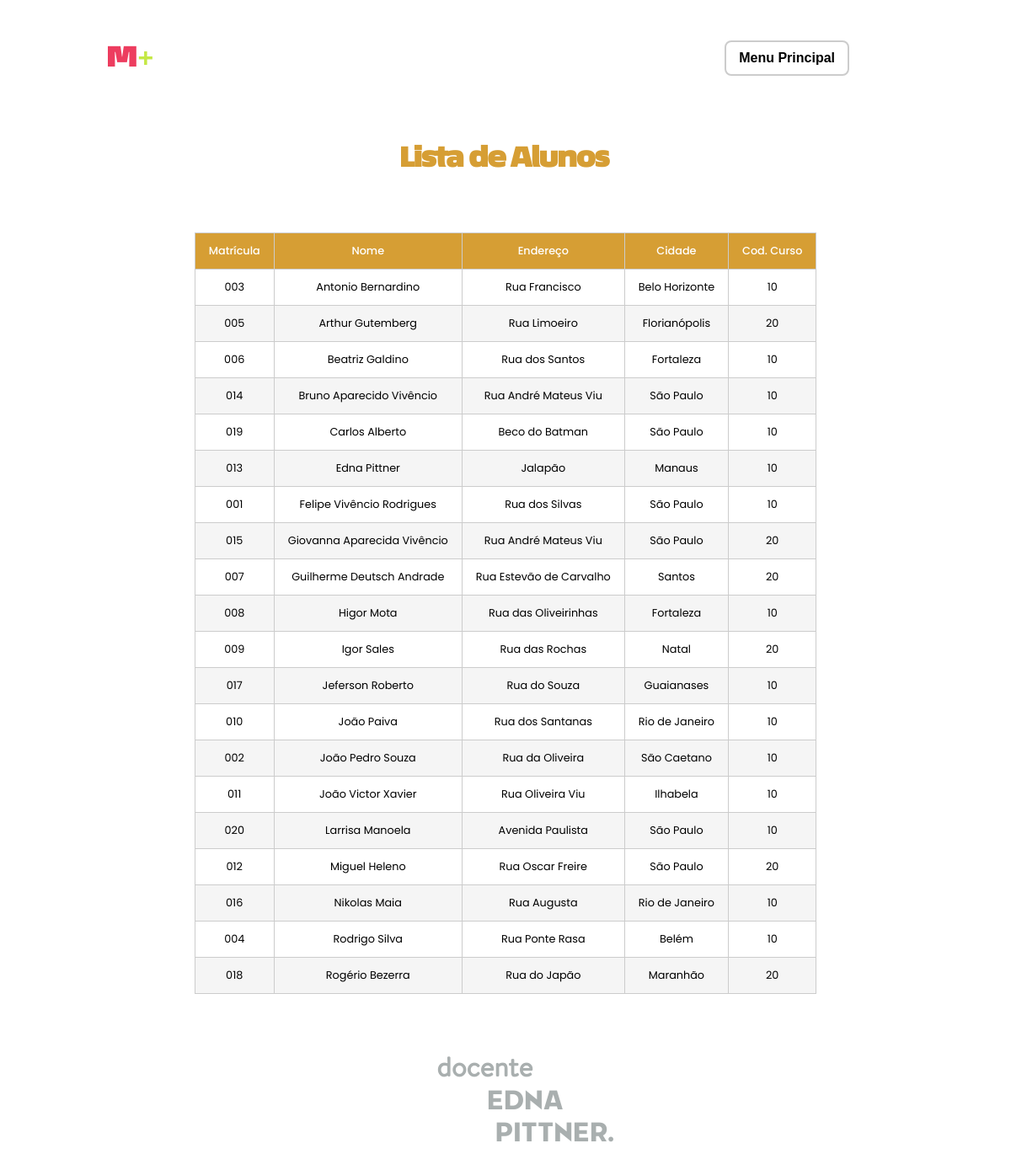
Screenshot of /php/listar-alunos.php with the database file from the repository.
### tables this page shows
CREATE TABLE `alunos` (
  `matricula` varchar(5) NOT NULL,
  `nome` varchar(50) NOT NULL,
  `endereco` varchar(50) NOT NULL,
  `cidade` varchar(30) NOT NULL,
  `codcurso` char(2) NOT NULL
);

### php/alunos.php (called while the page is built, shortened)
<?php
class Alunos
{
    function listar()
    {
        try {
            $this->conn = new conectar();
            $sql = $this->conn->query("SELECT * FROM alunos ORDER BY nome");
            $sql->execute();
            return $sql->fetchAll();
        } catch (PDOException $exc) {
            echo "Erro ao executar consulta. " . $exc->getMessage();
        }
    }
}

### php/listar-alunos.php (the view, shortened to what this page needs)
<!DOCTYPE html>
<html lang="pt-br">
<head>
    <link rel="stylesheet" href="../css/listar-alunos.css">
</head>
<body>
    <header>
        <nav class="nav-bar">
            <div class="logo">
                <h4><span class="m">M</span><span class="mais">+</span></h4>
            </div>
            <div class="login-button">
                <a href="../menu.html"><button>Menu Principal</button></a>
            </div>
        </nav>
    </header>
    <div class="tudo">
        <div class="conteudo">
            <h1>Lista de Alunos</h1>
            <div class="container">
                <?php
                include_once 'alunos.php';
                $p = new Alunos();
                $pro_bd = $p->listar();
                ?>
                <table class="tabela-alunos">
                    <thead>
                        <tr>
                            <th>Matrícula</th>
                            <th>Nome</th>
                            <th>Endereço</th>
                            <th>Cidade</th>
                            <th>Cod. Curso</th>
                        </tr>
                    </thead>
                    <tbody>
                        <?php foreach ($pro_bd as $pro_mostrar): ?>
                            <tr>
                                <td><?php echo $pro_mostrar[0]; ?></td>
                                <td><?php echo $pro_mostrar[1]; ?></td>
                                <td><?php echo $pro_mostrar[2]; ?></td>
                                <td><?php echo $pro_mostrar[3]; ?></td>
                                <td><?php echo $pro_mostrar[4]; ?></td>
                            </tr>
                            <?php endforeach ?>
                    </tbody>
                </table>
            </div>
        </div>
    </div>
    <footer>
    <div class="centralizar">
      <h1><span>docente</span> <br> EDNA <br> <span class="dois">PITTNER.</span></h1>
    </div>
  </footer>
</body>
</html>

### css/listar-alunos.css (style rules this page uses)
* { padding: 0; margin: 0; }
body { margin: 0; display: flex; flex-direction: column; justify-content: center; }
.nav-bar { font-family: "Causten", sans-serif; display: flex; justify-content: space-between; padding: 3rem 12rem 3rem 8rem; }
.logo { display: flex; align-items: center; }
.login-button { display: flex; align-items: center; }
.login-button button { font-family: "Causten", sans-serif; font-size: 1rem; font-weight: 550; border: 2px solid #ccc; padding: 10px 15px; border-radius: 8px; background-color: white; transition: all 0.3s; }
.m { font-family: "EconoSans Pro Black", sans-serif; font-size: 2rem; color: #ed3d5f; }
.mais { font-size: 2rem; color: #c4e845; }
h1 { font-family: "EconoSans Pro Black", sans-serif; text-align: center; margin-bottom: 3rem; color: #d69e34; }
.tudo { display: flex; align-self: center; }
.conteudo { display: flex; flex-direction: column; margin-top: 2rem; }
.tabela-alunos { font-family: 'Poppins', sans-serif; font-size: 0.8rem; width: 100%; border-collapse: collapse; margin-top: 20px; animation: cima 1.6s ease-in; }
.tabela-alunos th, .tabela-alunos td { border: 1px solid #ccc; padding: 12px 16px; text-align: center; }
.tabela-alunos th { background-color: #d69e34; color: white; font-family: "Poppins", sans-serif; font-weight: 500; }
.tabela-alunos tr:nth-child(even) { background-color: #f5f5f5; }
.centralizar { margin-top: 4rem; margin-left: 2.9rem; display: flex; justify-content: center; align-items: center; }
.centralizar h1 { color: #a9afaf; font-family: "Neometric Extra Bold", sans-serif; }
.centralizar span { margin-left: -6rem; font-family: "Brandon", sans-serif; color: #a9afaf; }
.centralizar .dois { font-family: "Neometric Extra Bold", sans-serif; padding-left: 10.4rem; }

### rows the page displays
alunos: matricula "003", nome "Antonio Bernardino", endereco "Rua Francisco", cidade "Belo Horizonte", codcurso "10"
alunos: matricula "005", nome "Arthur Gutemberg", endereco "Rua Limoeiro", cidade "Florianópolis", codcurso "20"
alunos: matricula "006", nome "Beatriz Galdino", endereco "Rua dos Santos", cidade "Fortaleza", codcurso "10"
alunos: matricula "014", nome "Bruno Aparecido Vivêncio", endereco "Rua André Mateus Viu", cidade "São Paulo", codcurso "10"
alunos: matricula "019", nome "Carlos Alberto", endereco "Beco do Batman", cidade "São Paulo", codcurso "10"
alunos: matricula "013", nome "Edna Pittner", endereco "Jalapão", cidade "Manaus", codcurso "10"
alunos: matricula "001", nome "Felipe Vivêncio Rodrigues", endereco "Rua dos Silvas", cidade "São Paulo", codcurso "10"
alunos: matricula "015", nome "Giovanna Aparecida Vivêncio", endereco "Rua André Mateus Viu", cidade "São Paulo", codcurso "20"
alunos: matricula "007", nome "Guilherme Deutsch Andrade", endereco "Rua Estevão de Carvalho", cidade "Santos", codcurso "20"
alunos: matricula "008", nome "Higor Mota", endereco "Rua das Oliveirinhas", cidade "Fortaleza", codcurso "10"
alunos: matricula "009", nome "Igor Sales", endereco "Rua das Rochas", cidade "Natal", codcurso "20"
alunos: matricula "017", nome "Jeferson Roberto", endereco "Rua do Souza", cidade "Guaianases", codcurso "10"
alunos: matricula "010", nome "João Paiva", endereco "Rua dos Santanas", cidade "Rio de Janeiro", codcurso "10"
alunos: matricula "002", nome "João Pedro Souza", endereco "Rua da Oliveira", cidade "São Caetano", codcurso "10"
alunos: matricula "011", nome "João Victor Xavier", endereco "Rua Oliveira Viu", cidade "Ilhabela", codcurso "10"
alunos: matricula "020", nome "Larrisa Manoela", endereco "Avenida Paulista", cidade "São Paulo", codcurso "10"
alunos: matricula "012", nome "Miguel Heleno", endereco "Rua Oscar Freire", cidade "São Paulo", codcurso "20"
alunos: matricula "016", nome "Nikolas Maia", endereco "Rua Augusta", cidade "Rio de Janeiro", codcurso "10"
alunos: matricula "004", nome "Rodrigo Silva", endereco "Rua Ponte Rasa", cidade "Belém", codcurso "10"
alunos: matricula "018", nome "Rogério Bezerra", endereco "Rua do Japão", cidade "Maranhão", codcurso "20"
